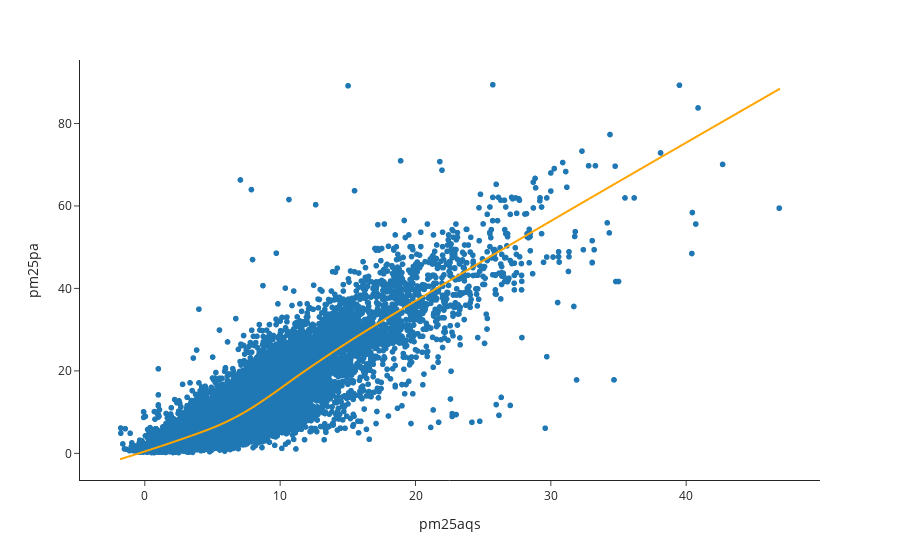

Here is the notebook cell this chart was saved with:
### Code cell
under_50 = full_df[full_df['pm25aqs'] < 50]
px.scatter(under_50, x='pm25aqs', y='pm25pa',
           trendline='lowess',
           trendline_color_override="orange")

### Figure 1 — Plotly figure (JSON) as saved in the notebook; plotly's stock layout.template omitted (floating-point values rounded to 4 significant figures; data arrays with more than 128 entries replaced by an {"elided": "..."} marker saying what was removed)
{"data": [{"hovertemplate": "pm25aqs=%{x}<br>pm25pa=%{y}<extra></extra>", "legendgroup": "", "marker": {"color": "#1F77B4", "symbol": "circle"}, "mode": "markers", "name": "", "showlegend": false, "type": "scattergl", "x": {"elided": "12241 float values"}, "xaxis": "x", "y": {"elided": "12241 float values"}, "yaxis": "y"}, {"hovertemplate": "<b>LOWESS trendline</b><br><br>pm25aqs=%{x}<br>pm25pa=%{y} <b>(trend)</b><extra></extra>", "legendgroup": "", "line": {"color": "orange"}, "marker": {"color": "#1F77B4", "symbol": "circle"}, "mode": "lines", "name": "", "showlegend": false, "type": "scattergl", "x": {"elided": "12241 float values"}, "xaxis": "x", "y": {"elided": "12241 float values"}, "yaxis": "y"}], "layout": {"autosize": true, "legend": {"tracegroupgap": 0}, "margin": {"t": 60}, "xaxis": {"anchor": "y", "autorange": true, "domain": [0, 1], "range": [-4.79, 49.89], "title": {"text": "pm25aqs"}, "type": "linear"}, "yaxis": {"anchor": "x", "autorange": true, "domain": [0, 1], "range": [-6.726, 96.3], "title": {"text": "pm25pa"}, "type": "linear"}}}
